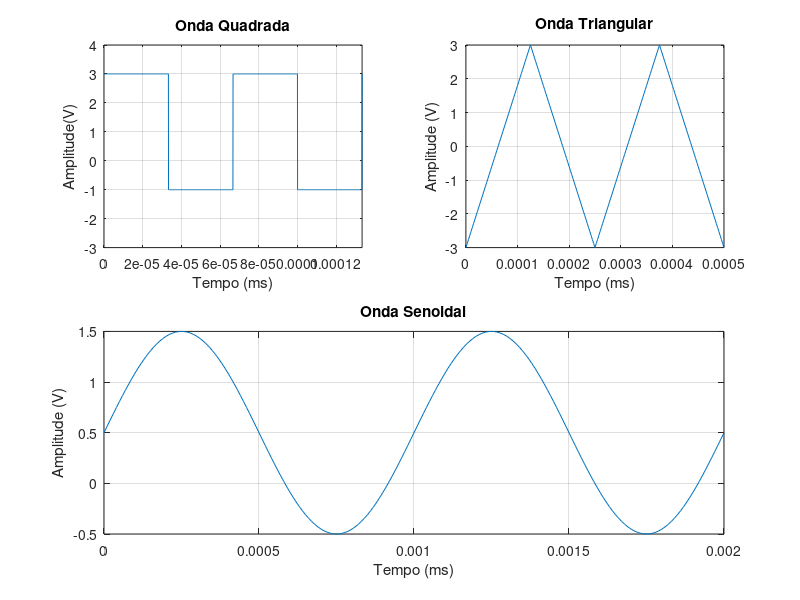

Recreate this plot in MATLAB.
%Verificacao das formas de onda via Matlab/Octave

%Onda Quadrada
A1 = 2;
f1 = 15*10^3;
T1 = 1/f1;
x1 = 0:T1/1000:2*T1;
y1 = A1*square(2*pi*f1*x1)+1;
subplot(2,2,1);
plot(x1, y1)
title('Onda Quadrada')
axis([0 2*T1 -3 4])
xlabel('Tempo (ms)')
ylabel('Amplitude(V)')
vrms_square = rms(y1)
vavg_square = mean(y1)
grid on

%Onda Triangular

A2 = 3;
f2 = 4000;
T2 = 1/f2;
x2 = 0:T2/100:2*T2;
y2 = A2*sawtooth(2*pi*f2*x2,1/2);
subplot(2,2,2)
plot(x2, y2)
title('Onda Triangular')
xlabel('Tempo (ms)')
ylabel('Amplitude (V)')
vrms_trian = rms(y2)
vavg_trian = mean(y2)
grid on

%Onda Senoidal

A3 = 2.5;
f3 = 1000;
T3 = 1/f3;
x3 = 0:T3/100:2*T3;     
y3 = sin(2*pi*f3*x3)+0.5;      
subplot(2,2,[3,4]);
plot (x3, y3) 
title('Onda Senoidal')
xlabel ('Tempo (ms)')
ylabel ('Amplitude (V)')
vrms_sin = rms(y3)
vavg_sin = mean(y3)
grid on